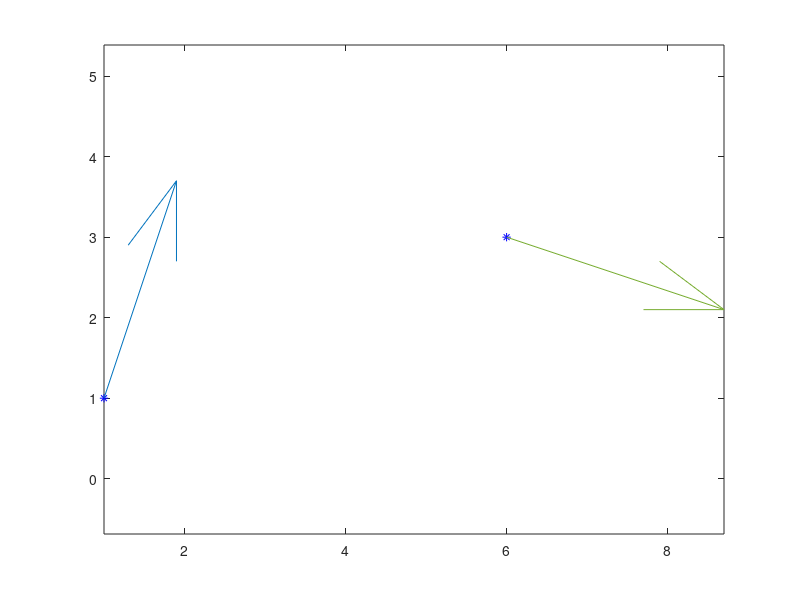

Here is the MATLAB script that generated this plot: (Note: this script raises an error after producing the figure.)
clear

px = [1,6]; py = [1,3];
vx = [1,3]; vy = [3,-1];
plot(px,py,'b*');
axis equal; hold on;
quiver(px(1), py(1), vx(1), vy(1));
quiver(px(2), py(2), vx(2), vy(2));

syms a3 a2 a1 a0 t
x(t) = a3*t^3 + a2*t^2 + a1*t + a0;
xd(t) = diff(x,t);
t1 = 0; t2 =  2;
ex = [x(t1) == px(1), x(t2) == px(2), xd(t1) == vx(1), xd(t2) == vx(2)];

sx = solve(ex, [a3 a2 a1 a0]);
cx(t) = subs(x, [a3 a2 a1 a0] , [sx.a3, sx.a2, sx.a1, sx.a0] );


syms b3 b2 b1 b0
y(t) = b3*t^3 + b2*t^2 + b1*t + b0;
yd(t) = diff(y,t);
ey = [y(t1) == py(1), y(t2) == py(2), yd(t1) == vy(1), yd(t2) == vy(t2)];
sy = solve(ey, [b3 b2 b1 b0]);
cy(t) = subs(y, [b3 b2 b1 b0], [sy.b3 sy.b2 sy.b1 sy.b0]);
fplot(cx, cy, [t1 t2])

% connect Hermite
rx = [px(2), 10];
ry = [py(2), 5];
ux = [vx(2), 0];
uy = [vy(2), 5];

plot(rx, ry, '*');
quiver(rx(2), ry(2), ux(2), uy(2));

t3 = -1;
t4 = 1;

ex = [x(t3) == rx(1), x(t4) == rx(2), xd(t3) == ux(1), xd(t4) == ux(2)];
sx = solve(ex, [a3 a2 a1 a0]);
dx(t) = subs(x, [a3 a2 a1 a0] , [sx.a3, sx.a2, sx.a1, sx.a0] );

ey = [y(t3) == ry(1), y(t4) == ry(2), yd(t3) == uy(1), yd(t4) == uy(t2)];
sy = solve(ey, [b3 b2 b1 b0]);
dy(t) = subs(y, [b3 b2 b1 b0], [sy.b3 sy.b2 sy.b1 sy.b0]);

    fplot(dx, dy, [t3 t4])




